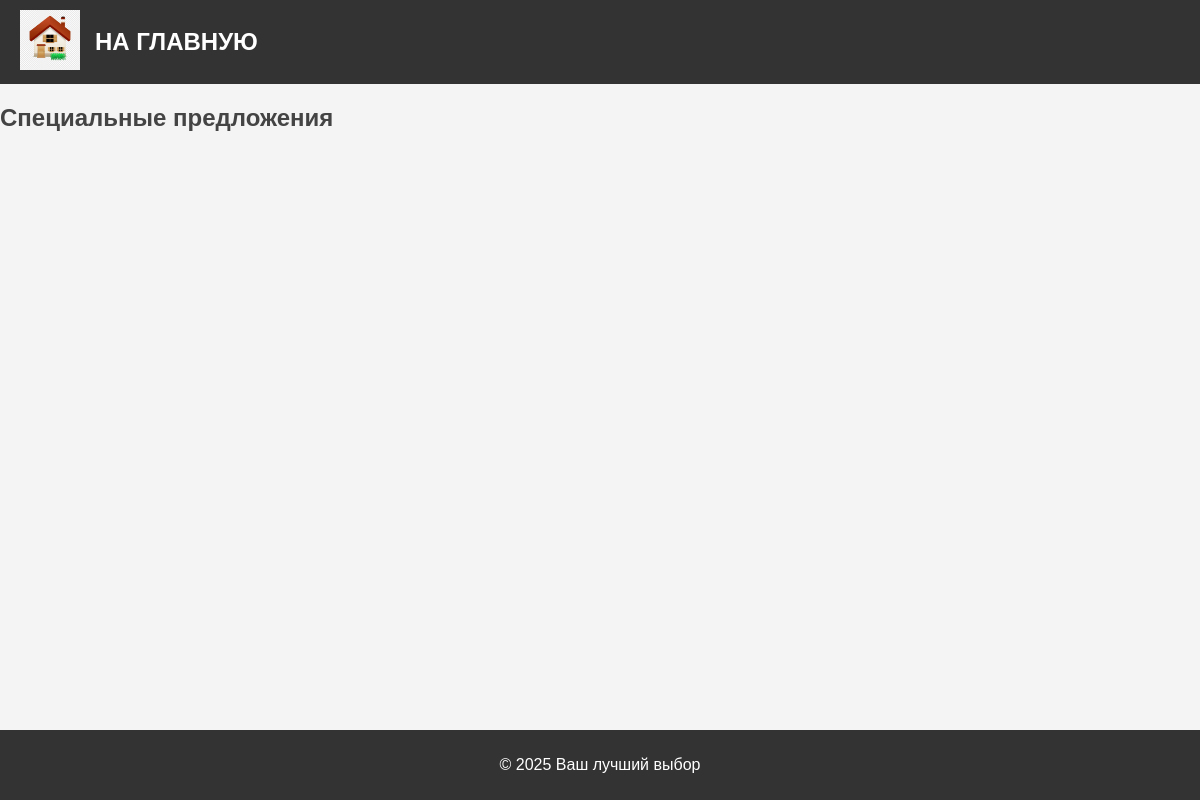
Page /special_offers/ on the earlier database version.
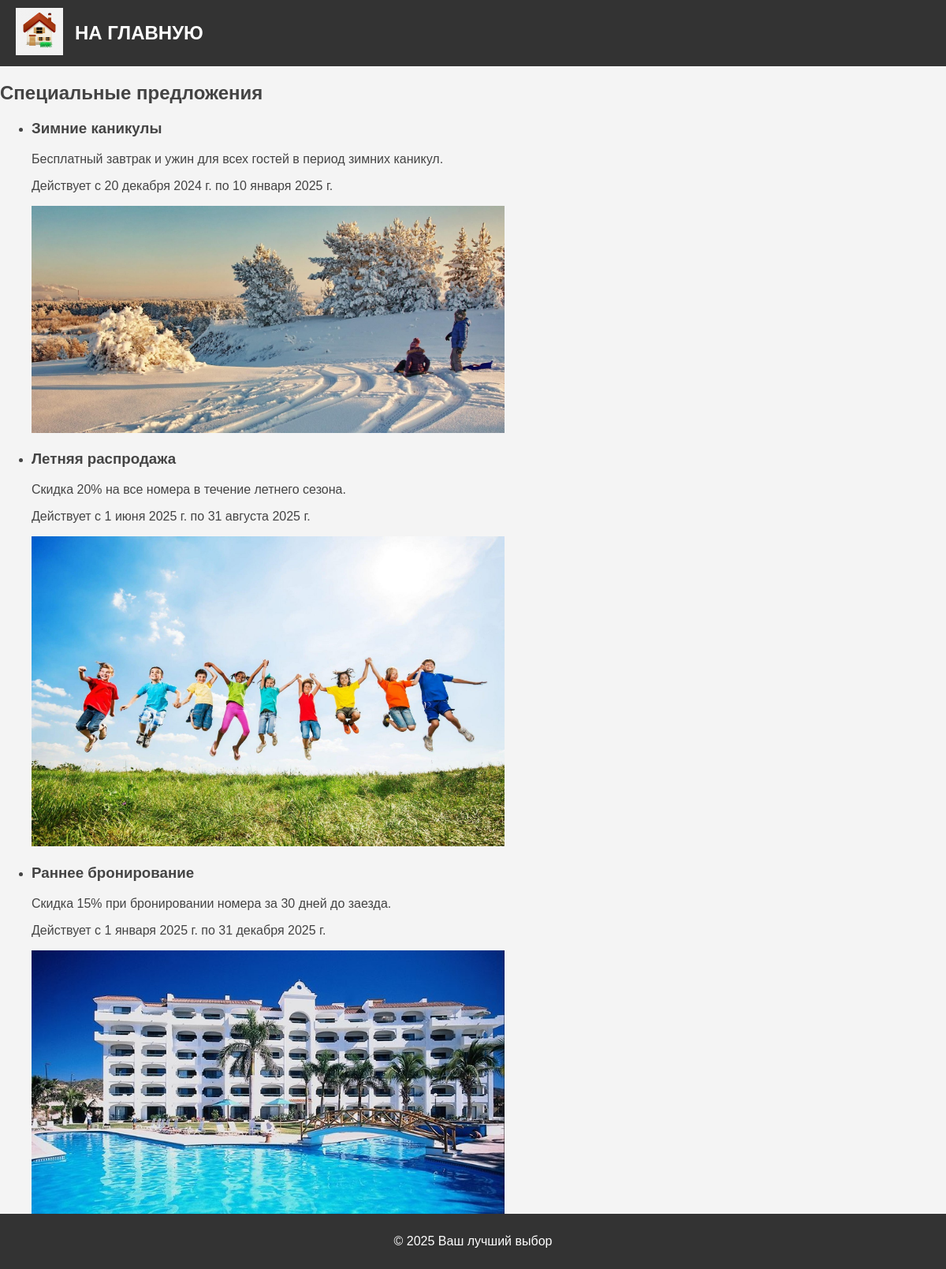
Same page on the later database version.
### base/models.py (models this page shows, shortened)
class SpecialOffer(models.Model):
    title = models.CharField(max_length=200, verbose_name="Название акции")
    description = models.TextField(verbose_name="Описание акции")
    start_date = models.DateField(verbose_name="Дата начала")
    end_date = models.DateField(verbose_name="Дата окончания")
    image = models.ImageField(
        upload_to="special_offers/", verbose_name="Изображение акции"
    )
    class Meta:
        verbose_name = "Специальное предложение"
        verbose_name_plural = "Специальные предложения"
        ordering = ["title"]

### base/views.py (the view)
# urls.py: path("special_offers/", views.special_offers, name="special_offers"),
def special_offers(request):
    special_offers = SpecialOffer.objects.all()
    return render(
        request, "base/special_offers.html", {"special_offers": special_offers}
    )

### base/templates/base/special_offers.html (shortened to what this page needs)
{% extends 'base/base.html' %}
{% load static %}
{% block content %}
<h2>Специальные предложения</h2>
<ul>
    {% for offer in special_offers %}
    <li>
        <h3>{{ offer.title }}</h3>
        <p>{{ offer.description }}</p>
        <p>Действует с {{ offer.start_date }} по {{ offer.end_date }}</p>
        {% if offer.image %}
        <img src="{{ offer.image.url }}" alt="{{ offer.title }}">
        {% endif %}
    </li>
    {% endfor %}
</ul>
{% endblock %}

### base/templates/base/base.html (shortened to what this page needs)
{% load static %}
<!DOCTYPE html>
<html>
<head>
    <link rel="stylesheet" type="text/css" href="{% static 'base/css/styles.css' %}">
</head>
<body>
    <header>
        <a href="{% url 'home' %}" class="home-icon">
            <img src="{% static 'base/images/domik.png' %}" alt="Главная страница" width="60" height="60">
        </a>
        {% if not request.path == '/' %}
        <span class="home-text">НА ГЛАВНУЮ</span>
        {% endif %}
    </header>
    <main>
        {% block content %}{% endblock %}
    </main>
    <footer>
        <p>&copy; 2025 Ваш лучший выбор</p>
    </footer>
</body>
</html>

### base/static/base/css/styles.css (style rules this page uses)
html, body { font-family: 'Arial', sans-serif; margin: 0; padding: 0; height: 100%; width: 100%; color: #444; background: #f4f4f4; }
a { color: #0059b2; text-decoration: none; }
img { max-width: 600px; height: auto; }
header { background: #333; color: #fff; padding: 10px 20px; display: flex; align-items: center; }
header .home-icon { margin-right: 15px; }
header .home-text { font-size: 24px; font-weight: bold; }
footer { background: #333; color: #fff; text-align: center; padding: 10px 0; width: 100%; position: fixed; bottom: 0; }

Differences in the rows shown:
added SpecialOffer: title "Зимние каникулы", description "Бесплатный завтрак и ужин для всех гостей в период зимних каникул.", start_date "20 декабря 2024 г.", end_date "10 января 2025 г.", image (picture)
added SpecialOffer: title "Летняя распродажа", description "Скидка 20% на все номера в течение летнего сезона.", start_date "1 июня 2025 г.", end_date "31 августа 2025 г.", image (picture)
added SpecialOffer: title "Раннее бронирование", description "Скидка 15% при бронировании номера за 30 дней до заезда.", start_date "1 января 2025 г.", end_date "31 декабря 2025 г.", image (picture)
